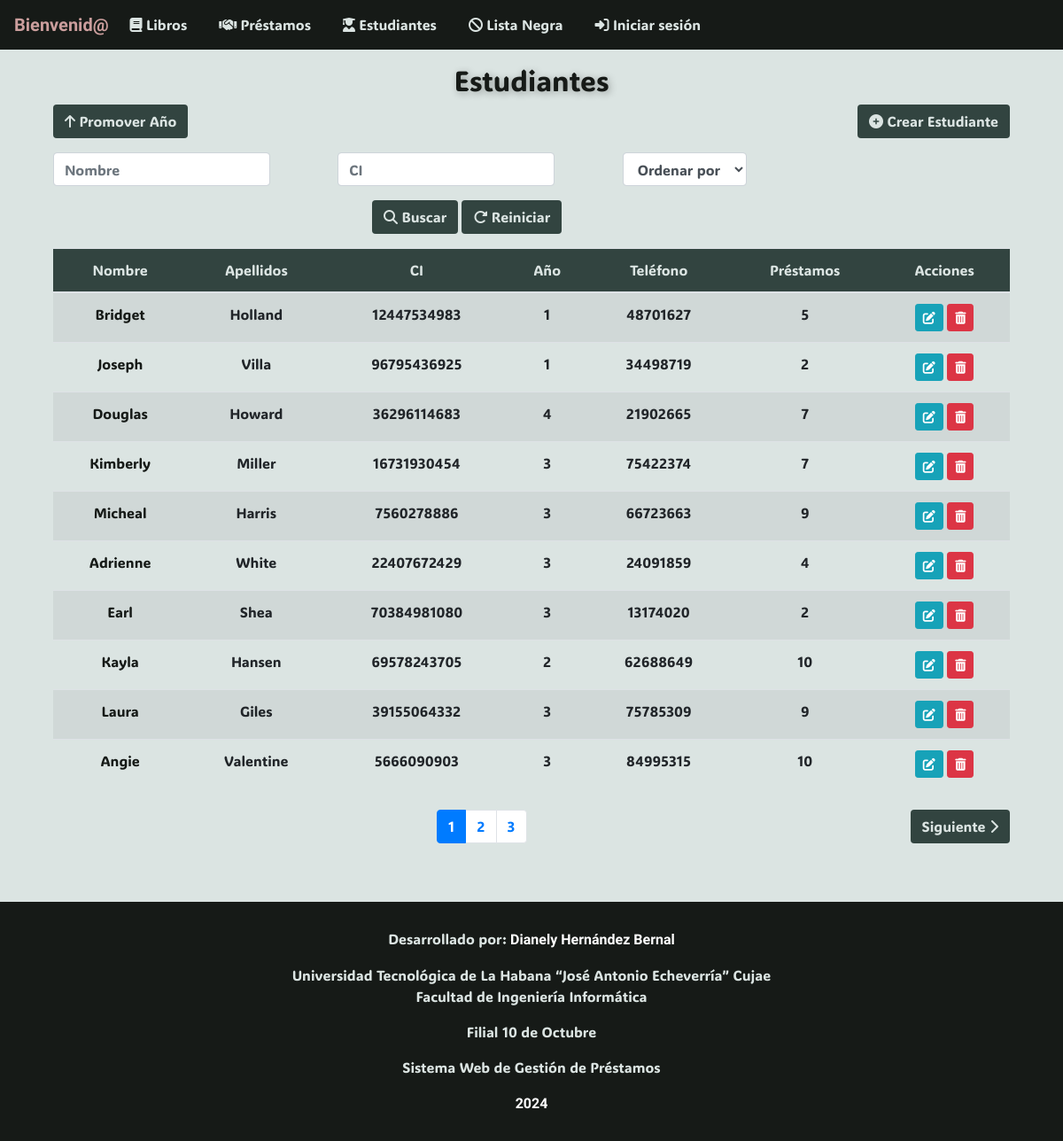
The page /estudiantes/ on the database as committed earlier.
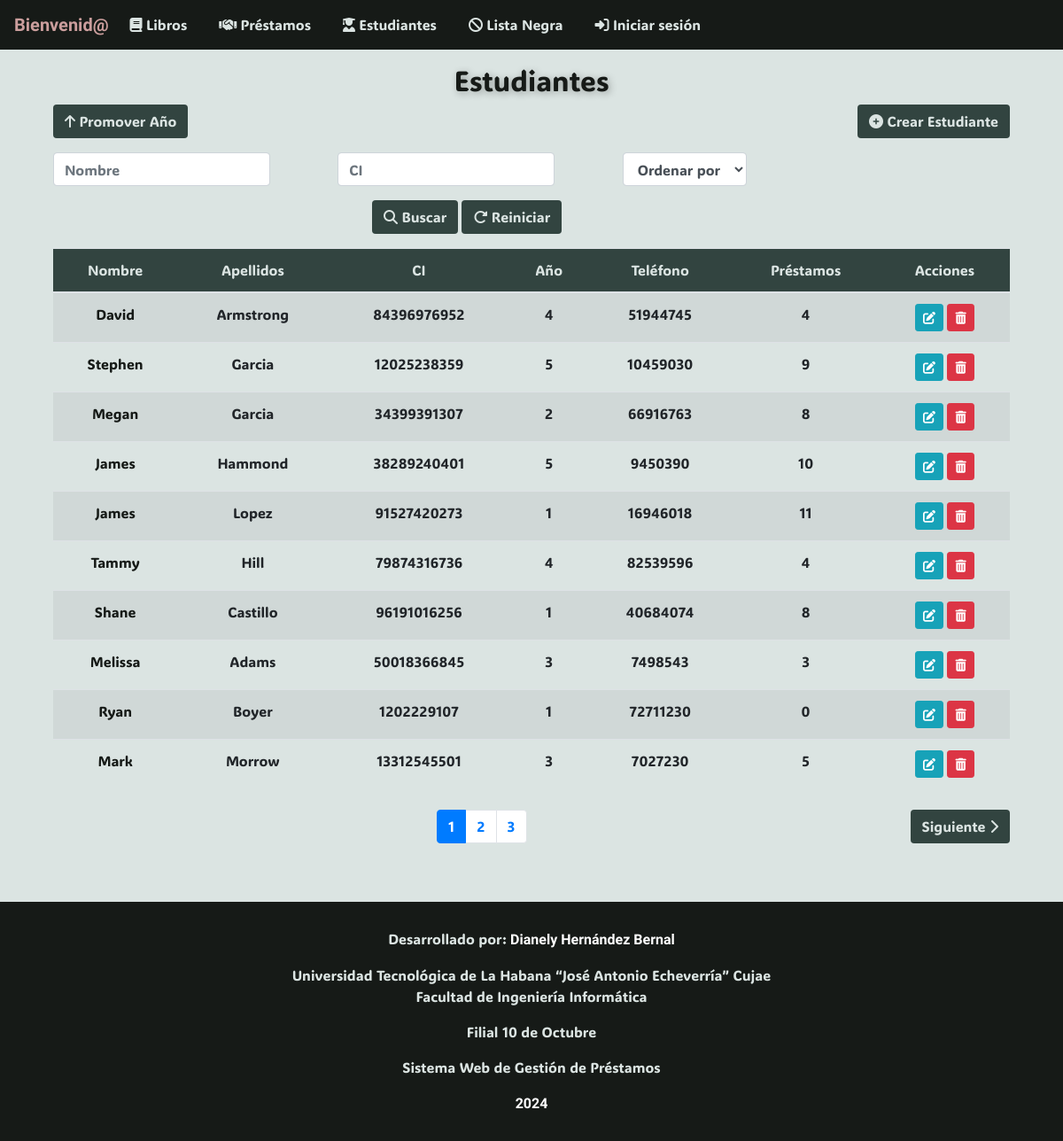
The same page on the database as committed later.
### app/models.py (models this page shows, shortened)
class Estudiante(models.Model):
    nombre = models.CharField(max_length=30)
    apellidos = models.CharField(max_length=30)
    edad = models.IntegerField()
    anno_academico = models.IntegerField()
    CI = models.CharField(max_length=11, unique=True, validators=[RegexValidator(r'^\d{11}$')])
    telefono = models.CharField(max_length=8, validators=[RegexValidator(r'^\d{8}$')])
    @property
    def cantidad_prestamos(self):
        return self.prestamo_set.count() + self.listanegra_set.count()

### app/views.py (the view)
# urls.py: path("estudiantes/", EstudianteListView.as_view(), name="estudiante-list"),
class EstudianteListView(ListView):
    model = Estudiante
    template_name = "estudiante_list.html"
    context_object_name = "estudiantes"
    def get_queryset(self):
        queryset = Estudiante.objects.all()
        nombre = self.request.GET.get("buscar_nombre", "")
        if nombre:
            queryset = queryset.filter(nombre__icontains=nombre)
        ci = self.request.GET.get("buscar_ci", "")
        if ci:
            queryset = queryset.filter(CI=ci)
        orden = self.request.GET.get("ordenar_por", "")
        if orden:
            queryset = queryset.order_by(orden)
        return queryset
    def get_context_data(self, **kwargs):
        context = super().get_context_data(**kwargs)
        estudiantes = self.get_queryset()
        context["cantidad"] = len(estudiantes)
        paginator = Paginator(estudiantes, 10)
        page = self.request.GET.get("page")
        estudiantes = paginator.get_page(page)
        context["estudiantes"] = estudiantes
        return context

### app/templates/app/estudiante_list.html (shortened to what this page needs)
{% extends 'app/base.html' %}
{% block content %}
<div class="container mt-3">
    <h2 class="text-center display-5" style="animation: pulse 1.5s 1; text-shadow: 2px 2px 8px rgba(0, 0, 0, 0.3);">
        Estudiantes
    </h2>
    <div class="d-flex justify-content-between mb-3">
        <div>
            <a href="{% url 'confirmar_promo' %}" class="btn btn-color">
                <i class="fas fa-arrow-up"></i> Promover Año
            </a>
        </div>
        <div>
            <a href="{% url 'estudiante-create' %}" class="btn btn-color">
                <i class="fas fa-plus-circle"></i> Crear Estudiante
            </a>
        </div>
    </div>
    <form method="GET" class="form-inline mb-3">
        <div class="row">
            <div class="col-md-4">
                <input type="text" name="buscar_nombre" class="form-control" placeholder="Nombre" value="{{ request.GET.buscar_nombre }}">
            </div>
            <div class="col-md-4">
                <input type="text" name="buscar_ci" class="form-control" placeholder="CI" value="{{ request.GET.buscar_ci }}">
            </div>
            <div class="col-md-4">
                <select name="ordenar_por" class="form-control">
                    <option value="">Ordenar por</option>
                </select>
            </div>
            <div class="col-md-12 text-center mt-3">
                <button type="submit" class="btn btn-color"><i class="fas fa-search"></i> Buscar</button>
                <a href="{% url 'estudiante-list' %}" class="btn btn-color"><i class="fas fa-redo-alt"></i> Reiniciar</a>
            </div>
        </div>
    </form>
    <table class="table table-striped text-center">
        <thead class="secondary-color">
            <tr>
                <th>Nombre</th>
                <th>Apellidos</th>
                <th>CI</th>
                <th>Año</th>
                <th>Teléfono</th>
                <th>Préstamos</th>
                <th>Acciones</th>
            </tr>
        </thead>
        <tbody>
            {% for estudiante in estudiantes %}
            <tr>
                <td><a href="{% url 'estudiante-detail' estudiante.id %}">{{ estudiante.nombre }}</a></td>
                <td>{{ estudiante.apellidos }}</td>
                <td>{{ estudiante.CI }}</td>
                <td>{{ estudiante.anno_academico }}</td>
                <td>{{ estudiante.telefono }}</td>
                <td>{{ estudiante.cantidad_prestamos }}</td>
                <td>
                    <a href="{% url 'estudiante-update' estudiante.id %}" class="btn btn-info btn-sm"><i class="fas fa-edit"></i></a>
                    <a href="{% url 'estudiante-delete' estudiante.id %}" class="btn btn-danger btn-sm"><i class="fas fa-trash-alt"></i></a>
                </td>
            </tr>
            {% empty %}
            <tr>
                <td colspan="7" class="text-center">No hay estudiantes registrados.</td>
            </tr>
            {% endfor %}
        </tbody>
    </table>
    <div class="d-flex justify-content-between mt-4">
        <div>
            <nav aria-label="Page navigation">
                <ul class="pagination">
                    {% for num in estudiantes.paginator.page_range %}
                        {% if estudiantes.number == num %}
                            <li class="page-item active">
                                <a class="page-link" href="?page={{ num }}">{{ num }}</a>
                            </li>
                        {% elif num > estudiantes.number|add:'-5' and num < estudiantes.number|add:'5' %}
                            <li class="page-item">
                                <a class="page-link" href="?page={{ num }}">{{ num }}</a>
                            </li>
                        {% endif %}
                    {% endfor %}
                </ul>
            </nav>
        </div>
        <div>
            {% if estudiantes.has_next %}
                <a href="?page={{ estudiantes.next_page_number }}" class="btn btn-color">
                    Siguiente <i class="fas fa-chevron-right"></i>
                </a>
            {% endif %}
        </div>
    </div>
</div>
{% endblock %}

Rows that differ between the two databases and show on the page:
removed Estudiante: nombre "Bridget", apellidos "Holland", CI "12447534983", anno_academico "1", telefono "48701627", cantidad_prestamos "5"
removed Estudiante: nombre "Joseph", apellidos "Villa", CI "96795436925", anno_academico "1", telefono "34498719", cantidad_prestamos "2"
removed Estudiante: nombre "Douglas", apellidos "Howard", CI "36296114683", anno_academico "4", telefono "21902665", cantidad_prestamos "7"
removed Estudiante: nombre "Kimberly", apellidos "Miller", CI "16731930454", anno_academico "3", telefono "75422374", cantidad_prestamos "7"
removed Estudiante: nombre "Micheal", apellidos "Harris", CI "7560278886", anno_academico "3", telefono "66723663", cantidad_prestamos "9"
removed Estudiante: nombre "Adrienne", apellidos "White", CI "22407672429", anno_academico "3", telefono "24091859", cantidad_prestamos "4"
removed Estudiante: nombre "Earl", apellidos "Shea", CI "70384981080", anno_academico "3", telefono "13174020", cantidad_prestamos "2"
removed Estudiante: nombre "Kayla", apellidos "Hansen", CI "69578243705", anno_academico "2", telefono "62688649", cantidad_prestamos "10"
removed Estudiante: nombre "Laura", apellidos "Giles", CI "39155064332", anno_academico "3", telefono "75785309", cantidad_prestamos "9"
removed Estudiante: nombre "Angie", apellidos "Valentine", CI "5666090903", anno_academico "3", telefono "84995315", cantidad_prestamos "10"
added Estudiante: nombre "David", apellidos "Armstrong", CI "84396976952", anno_academico "4", telefono "51944745", cantidad_prestamos "4"
added Estudiante: nombre "Stephen", apellidos "Garcia", CI "12025238359", anno_academico "5", telefono "10459030", cantidad_prestamos "9"
added Estudiante: nombre "Megan", apellidos "Garcia", CI "34399391307", anno_academico "2", telefono "66916763", cantidad_prestamos "8"
added Estudiante: nombre "James", apellidos "Hammond", CI "38289240401", anno_academico "5", telefono "9450390", cantidad_prestamos "10"
added Estudiante: nombre "James", apellidos "Lopez", CI "91527420273", anno_academico "1", telefono "16946018", cantidad_prestamos "11"
added Estudiante: nombre "Tammy", apellidos "Hill", CI "79874316736", anno_academico "4", telefono "82539596", cantidad_prestamos "4"
added Estudiante: nombre "Shane", apellidos "Castillo", CI "96191016256", anno_academico "1", telefono "40684074", cantidad_prestamos "8"
added Estudiante: nombre "Melissa", apellidos "Adams", CI "50018366845", anno_academico "3", telefono "7498543", cantidad_prestamos "3"
added Estudiante: nombre "Ryan", apellidos "Boyer", CI "1202229107", anno_academico "1", telefono "72711230", cantidad_prestamos "0"
added Estudiante: nombre "Mark", apellidos "Morrow", CI "13312545501", anno_academico "3", telefono "7027230", cantidad_prestamos "5"
